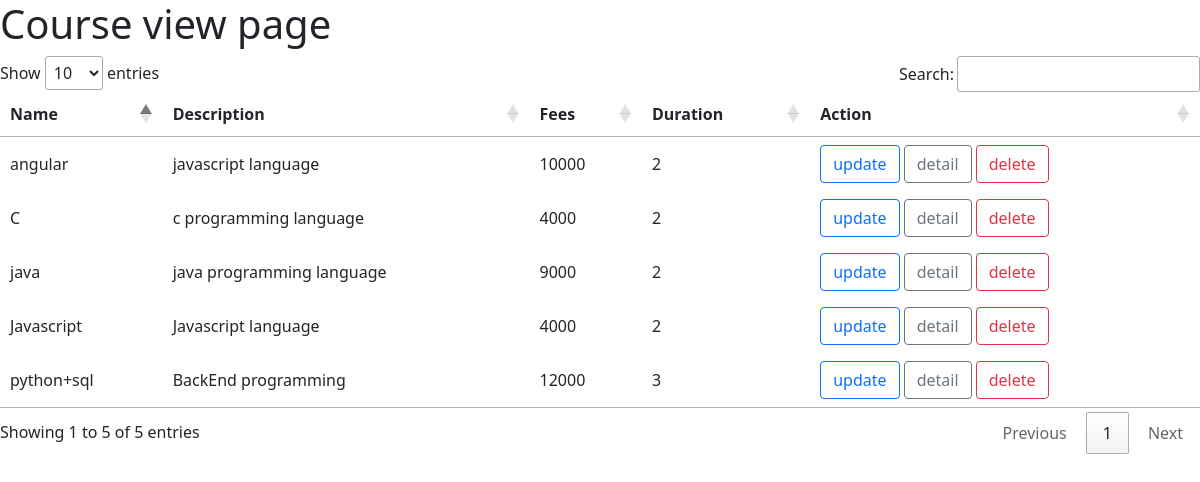
/course/view/, run on the app's committed database.
### course/models.py (models this page shows, shortened)
class course_master(models.Model):
    name=models.CharField(max_length=30)
    duration=models.IntegerField()
    description=models.TextField()
    fees=models.IntegerField()

### course/views.py (the view)
# urls.py: path("view/",views.CourseListView.as_view(),name="course-view"),
class CourseListView(ListView):
    model = course_master
    template_name = 'course/course_view.html'
    context_object_name = 'courses'
    ordering = ['-name']

### course/templates/course/course_view.html
{% extends "course/layout.html" %}
{% block body %}
    <h1> Course view page</h1>
    <table id="example">
        <thead>
            <tr>
                <th>Name</th>
                <th>Description</th>
                <th>Fees</th>
                <th>Duration</th>
                <th>Action</th>
            </tr>
        </thead>
        <tbody>
            {% for course in courses %}
                <tr>
                    <td>{{ course.name }}</td>
                    <td>{{ course.description }}</td>
                    <td>{{ course.fees }}</td>
                    <td>{{ course.duration }}</td>
                    <td><a class="btn btn-outline-primary" href="{% url 'course-update' course.id %}">update</a>
                        <a class="btn btn-outline-secondary" href="{% url 'course-detail' course.id %}">detail</a>
                        <a class="btn btn-outline-danger" href="{% url 'course-delete' course.id %}">delete</a>
                    </td>
                </tr>
            {% endfor %}
        </tbody>
    </table>
{% endblock %}

### course/templates/course/layout.html (shortened to what this page needs)
<!DOCTYPE html>
<html lang="en">
<head>
    <link href="https://cdn.jsdelivr.net/npm/bootstrap@5.0.1/dist/css/bootstrap.min.css" rel="stylesheet">
    <link rel="stylesheet" href="https://cdn.datatables.net/1.10.24/css/jquery.dataTables.min.css">
</head>
<body>
    {% block body %}
    {% endblock %}
</body>
</html>

### data on the page
course_master: name "python+sql", description "BackEnd programming", fees "12000", duration "3"
course_master: name "java", description "java programming language", fees "9000", duration "2"
course_master: name "angular", description "javascript language", fees "10000", duration "2"
course_master: name "Javascript", description "Javascript language", fees "4000", duration "2"
course_master: name "C", description "c programming language", fees "4000", duration "2"
